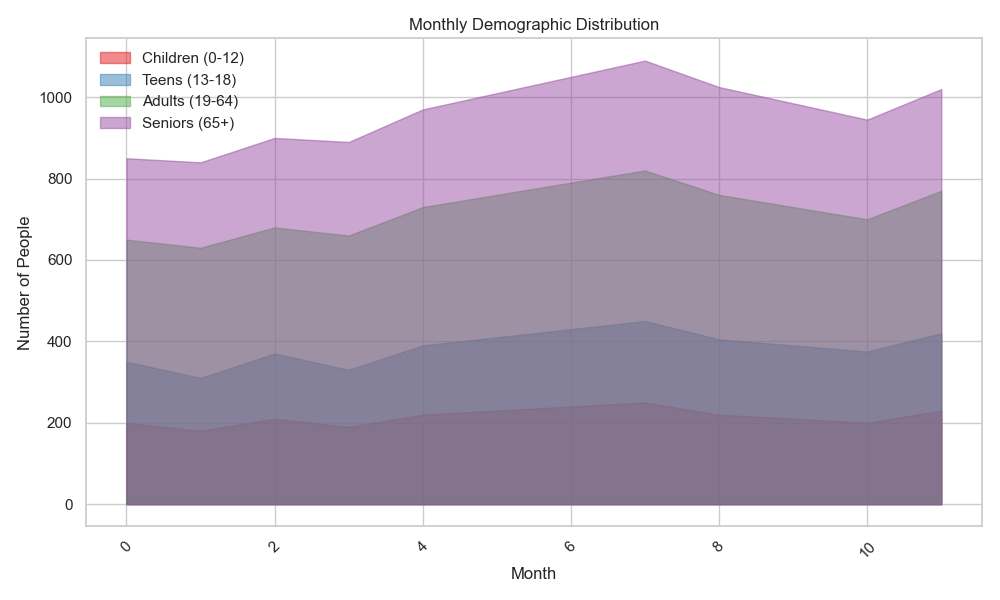

Python code for this plot:

import pandas as pd
import matplotlib.pyplot as plt
import seaborn as sns

# Table data as provided
data = [
    {'Month': 'January', 'Children (0-12)': 200, 'Teens (13-18)': 150, 'Adults (19-64)': 300, 'Seniors (65+)': 200},
    {'Month': 'February', 'Children (0-12)': 180, 'Teens (13-18)': 130, 'Adults (19-64)': 320, 'Seniors (65+)': 210},
    {'Month': 'March', 'Children (0-12)': 210, 'Teens (13-18)': 160, 'Adults (19-64)': 310, 'Seniors (65+)': 220},
    {'Month': 'April', 'Children (0-12)': 190, 'Teens (13-18)': 140, 'Adults (19-64)': 330, 'Seniors (65+)': 230},
    {'Month': 'May', 'Children (0-12)': 220, 'Teens (13-18)': 170, 'Adults (19-64)': 340, 'Seniors (65+)': 240},
    {'Month': 'June', 'Children (0-12)': 230, 'Teens (13-18)': 180, 'Adults (19-64)': 350, 'Seniors (65+)': 250},
    {'Month': 'July', 'Children (0-12)': 240, 'Teens (13-18)': 190, 'Adults (19-64)': 360, 'Seniors (65+)': 260},
    {'Month': 'August', 'Children (0-12)': 250, 'Teens (13-18)': 200, 'Adults (19-64)': 370, 'Seniors (65+)': 270},
    {'Month': 'September', 'Children (0-12)': 220, 'Teens (13-18)': 185, 'Adults (19-64)': 355, 'Seniors (65+)': 265},
    {'Month': 'October', 'Children (0-12)': 210, 'Teens (13-18)': 180, 'Adults (19-64)': 340, 'Seniors (65+)': 255},
    {'Month': 'November', 'Children (0-12)': 200, 'Teens (13-18)': 175, 'Adults (19-64)': 325, 'Seniors (65+)': 245},
    {'Month': 'December', 'Children (0-12)': 230, 'Teens (13-18)': 190, 'Adults (19-64)': 350, 'Seniors (65+)': 250}
]

# Transforming data into a DataFrame
df = pd.DataFrame(data)
# Ensure the 'Month' column is of type 'category'
df['Month'] = pd.Categorical(df['Month'], 
                             categories=['January', 'February', 'March', 'April', 'May', 'June', 
                                         'July', 'August', 'September', 'October', 'November', 'December'], 
                             ordered=True)

# The cumulative sum for stacking
df_cumsum = df.set_index('Month').cumsum(axis=1)

# Plotting
plt.figure(figsize=(10, 6))

# Colormap for the areas
colors = plt.get_cmap('Set1')

# Plot the areas
for i, column in enumerate(df.columns[1:]):
    plt.fill_between(df.index, df_cumsum[column], label=column, color=colors(i), alpha=0.5)

# Adding beautifying elements
plt.title('Monthly Demographic Distribution')
plt.xlabel('Month')
plt.ylabel('Number of People')
plt.xticks(rotation=45)  # Rotate x-axis labels for better readability
plt.legend(loc='upper left')
plt.tight_layout()  # Adjust for a nice fit

# Displaying the plot
plt.show()
